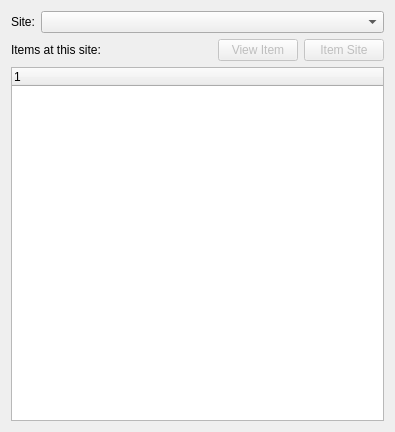
<?xml version="1.0" encoding="UTF-8"?>
<ui version="4.0">
 <comment>This file is part of the xTuple ERP: PostBooks Edition, a free and
open source Enterprise Resource Planning software suite,
Copyright (c) 1999-2012 by OpenMFG LLC, d/b/a xTuple.
It is licensed to you under the Common Public Attribution License
version 1.0, the full text of which (including xTuple-specific Exhibits)
is available at www.xtuple.com/CPAL.  By using this software, you agree
to be bound by its terms.</comment>
 <class>itemSiteViewItem</class>
 <widget class="QDialog" name="itemSiteViewItem">
  <property name="geometry">
   <rect>
    <x>0</x>
    <y>0</y>
    <width>395</width>
    <height>432</height>
   </rect>
  </property>
  <property name="windowTitle">
   <string>View Item Details for Item Sites</string>
  </property>
  <layout class="QFormLayout" name="formLayout">
   <item row="0" column="0">
    <widget class="XLabel" name="_siteLit">
     <property name="text">
      <string>Site:</string>
     </property>
    </widget>
   </item>
   <item row="0" column="1">
    <widget class="WComboBox" name="_site"/>
   </item>
   <item row="2" column="0" colspan="2">
    <widget class="XTreeWidget" name="_itemsite">
     <property name="sizePolicy">
      <sizepolicy hsizetype="Expanding" vsizetype="Expanding">
       <horstretch>0</horstretch>
       <verstretch>1</verstretch>
      </sizepolicy>
     </property>
    </widget>
   </item>
   <item row="1" column="0" colspan="2">
    <layout class="QHBoxLayout" name="horizontalLayout">
     <item>
      <widget class="XLabel" name="_itemsiteLit">
       <property name="text">
        <string>Items at this site:</string>
       </property>
      </widget>
     </item>
     <item>
      <spacer name="horizontalSpacer">
       <property name="orientation">
        <enum>Qt::Horizontal</enum>
       </property>
       <property name="sizeHint" stdset="0">
        <size>
         <width>500</width>
         <height>20</height>
        </size>
       </property>
      </spacer>
     </item>
     <item>
      <widget class="QPushButton" name="_view">
       <property name="enabled">
        <bool>false</bool>
       </property>
       <property name="text">
        <string>View Item</string>
       </property>
      </widget>
     </item>
     <item>
      <widget class="QPushButton" name="_viewItemSite">
       <property name="enabled">
        <bool>false</bool>
       </property>
       <property name="text">
        <string>Item Site</string>
       </property>
      </widget>
     </item>
    </layout>
   </item>
  </layout>
 </widget>
 <customwidgets>
  <customwidget>
   <class>WComboBox</class>
   <extends>XComboBox</extends>
   <header>wcombobox.h</header>
  </customwidget>
  <customwidget>
   <class>XComboBox</class>
   <extends>QComboBox</extends>
   <header>xcombobox.h</header>
  </customwidget>
  <customwidget>
   <class>XLabel</class>
   <extends>QLabel</extends>
   <header>xlabel.h</header>
  </customwidget>
  <customwidget>
   <class>XTreeWidget</class>
   <extends>QTreeWidget</extends>
   <header>xtreewidget.h</header>
  </customwidget>
 </customwidgets>
 <resources/>
 <connections>
  <connection>
   <sender>_itemsite</sender>
   <signal>valid(bool)</signal>
   <receiver>_view</receiver>
   <slot>setEnabled(bool)</slot>
   <hints>
    <hint type="sourcelabel">
     <x>197</x>
     <y>246</y>
    </hint>
    <hint type="destinationlabel">
     <x>330</x>
     <y>57</y>
    </hint>
   </hints>
  </connection>
  <connection>
   <sender>_itemsite</sender>
   <signal>valid(bool)</signal>
   <receiver>_viewItemSite</receiver>
   <slot>setEnabled(bool)</slot>
   <hints>
    <hint type="sourcelabel">
     <x>197</x>
     <y>251</y>
    </hint>
    <hint type="destinationlabel">
     <x>334</x>
     <y>57</y>
    </hint>
   </hints>
  </connection>
 </connections>
</ui>
